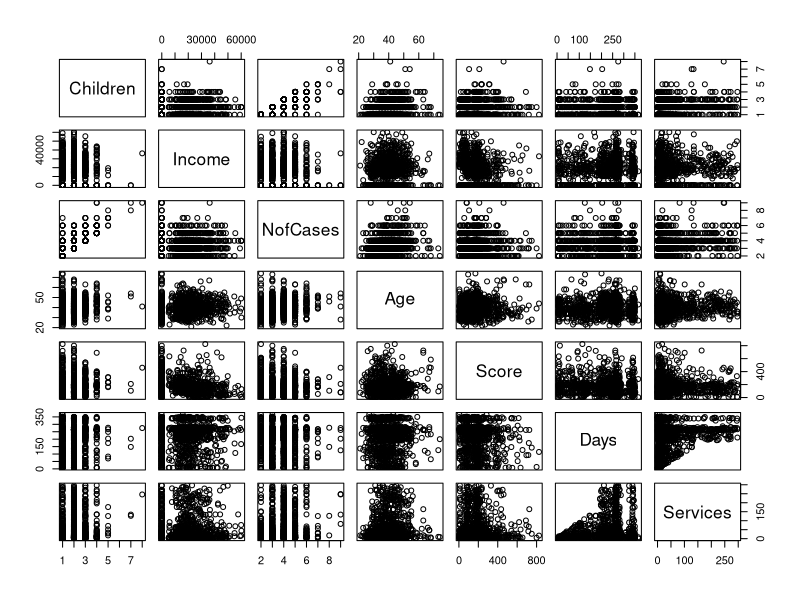

Here is the R script that generated this plot:
#################### Project 6: Regression analysis
#### Predict number of cases a client likely to open based on collected demographics
#### Apply multiple regression to examine how multiple predictor variables can be used to model a response variable
####################

### Load and explore the dataset

data<-read.csv("demo.csv")

str(data)

### The following data was collected on 1187 clients.
### This is a very rich dataset with the following columns: 
### Client _id - id of client assigned at the stage of enrollment 
### Children - number of children in the household
### Income - income of client
### NofCases - number of cases opened by clients during program
### Age - age of client
### Score - assessment of survey completed by client
### Days - total number of days being enrolled in the program
### Services - total number of services received by clients


#### All of the variables are quantitative
#### On average client has opened 3.6 cases. The range is 7, min is 2, and max is 4. 

library(tidyverse)
library(dplyr)
summary(data)

### The first column is id. Not useful for analysis

data<-subset(data, select = Children:Services) 


### In the following pairs plot of the other 7 quantitative values, there is a slight    
### relationship between number of cases and age, number of cases and services, and quite 
### strong relationship between number of cases and number of children in the 
### household
pairs(data)

### Run correlation analysis to tell us the relationship between variables.
### Notice that most of the correlations are at or below 0.20. 
### The highest is between nofcases and children 0.81
### Then, age and nofcaaes is correlated at .21 
### Services and nofcases is .22

round(cor(data),2)

#### Create a multiple linear regression model to number of cases from the rest of the
#### explanatory variables

